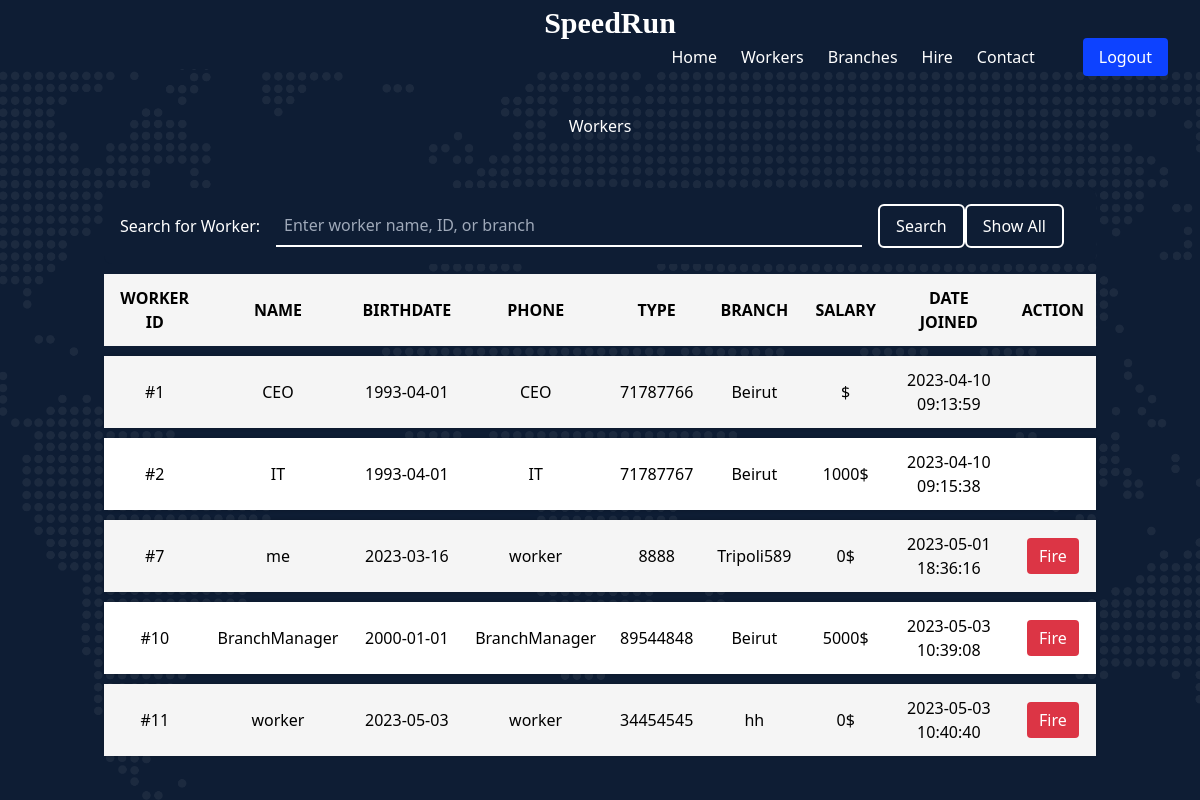
The page /php/viewWorker.php (signed in) on the database its author committed.
### tables this page shows
CREATE TABLE `workers` (
  `w_id` int(11) NOT NULL,
  `u_id` int(11) NOT NULL,
  `name` varchar(255) NOT NULL,
  `phone` varchar(30) NOT NULL,
  `branch` varchar(100) NOT NULL,
  `dateOfBirth` date DEFAULT NULL,
  `salary` double DEFAULT NULL,
  `timestamp` timestamp NOT NULL DEFAULT current_timestamp()
);

CREATE TABLE `users` (
  `u_id` int(11) NOT NULL,
  `email` varchar(100) NOT NULL,
  `password` varchar(255) NOT NULL,
  `type` varchar(50) NOT NULL DEFAULT 'client'
);

### php/viewWorker.php (the view, shortened to what this page needs)
<!DOCTYPE html>
<html>
<head>
  <link href="https://cdn.jsdelivr.net/npm/tailwindcss@2.2.16/dist/tailwind.min.css" rel="stylesheet">
  <link href="../assets/css/viewWorker.css" rel="stylesheet">
  <link href="assets/vendor/bootstrap-icons/bootstrap-icons.css" rel="stylesheet">
  <link href="assets/vendor/fontawesome-free/css/all.min.css" rel="stylesheet">
  <link href="assets/vendor/glightbox/css/glightbox.min.css" rel="stylesheet">
  <link href="assets/vendor/swiper/swiper-bundle.min.css" rel="stylesheet">
  <link href="assets/vendor/aos/aos.css" rel="stylesheet">
</head>
<body class="bg-gray-100">
  <header id="header" class="header d-flex align-items-center fixed-top">
    <div class="container-fluid container-xl d-flex align-items-center justify-content-between">
      <a href="IT.php" class="logo d-flex align-items-center">
        <h1 style="font-family: 'Libre Baskerville', serif; padding-left: 20px;">SpeedRun</h1>
      </a>
      <nav id="navbar" class="navbar">
        <?php
        if ($_SESSION['type'] == 'CEO') {
        ?>
          <ul>
            <li><a href="../CEO.php" class="active">Home</a></li>
            <li><a href="viewWorker.php">Workers</a></li>
            <li><a href="../addBranches.php">Branches</a></li>
            <li><a href="profit.php">Statistics</a></li>
            <li><a href="../CEO.php#IT_message">Contact</a></li>
            <li><a class="get-a-quote" href="logout.php">Logout</a></li>
          </ul>
        <?php } else { ?>
          <ul>
            <li><a href="../IT.php" class="active">Home</a></li>
            <li><a href="viewWorker.php">Workers</a></li>
            <li><a href="../addBranches.php">Branches</a></li>
            <li><a href="hire.php">Hire</a></li>
            <li><a href="../IT.php#IT_message">Contact</a></li>
            <li><a class="get-a-quote" href="logout.php">Logout</a></li>
          </ul>
        <?php } ?>
      </nav>
    </div>
  </header>
  <section id="hero" class="hero d-flex align-items-center" style="padding-top: 20px; height: 100%; ">
    <div class="container mx-auto px-4 py-12">
      <div class="container" style="margin-top: 10px">
        <h1 style="color:white">Workers</h1>
        <form style="z-index: 9999;" id="searchForm" action="viewWorker.php" method="post">
          <div class="search-container">
            <label for="search-input" class="search-label">Search for Worker:</label>
            <input class="search-input" name="worker" type="text" id="search-input" placeholder="Enter worker name, ID, or branch">
            <button class="search-button" name="submit" type="submit" id="searchButton">Search</button>
        </form>
        <a href="http://localhost/seniorProject/php/viewWorker.php"><button class="show-all-button" name="show" type="submit" id="showButton">Show All</button> </a>
      </div>
      <table class="table table-striped">
        <thead>
          <tr>
            <th>Worker ID</th>
            <th>Name</th>
            <th>BirthDate</th>
            <th>Phone</th>
            <th>Type</th>
            <th>Branch</th>
            <th>Salary</th>
            <th>Date joined</th>
            <th>Action</th>
          </tr>
        </thead>
        <tbody>
          <?php
          require_once 'connection.php';
          $query = 0;
          if (isset($_POST['submit'])) {
            $selected_worker = $_POST['worker'];
            $query = "SELECT * FROM workers NATURAL JOIN users WHERE ( name LIKE '$selected_worker%' OR w_id LIKE'$selected_worker%' OR branch LIKE '$selected_worker%') AND type != 'CEO' ORDER BY w_id ASC";
          } else {
            $query = "SELECT * FROM workers NATURAL JOIN users ORDER BY w_id ASC";
          }
          $result = mysqli_query($link, $query);
          if (($result) && (mysqli_num_rows($result) > 0)) {
            while ($row = mysqli_fetch_assoc($result)) {
              $rmid = $row["u_id"];
              echo "<tr>
                <td>#" . $row["w_id"] . "</td>
                <td>" . $row["name"] . "</td>
                <td>" . $row["dateOfBirth"] . "</td>
                <td>" . $row["type"] . "</td>
                <td>" . $row["phone"] . "</td>
                <td>" . $row["branch"] . "</td>
                <td>" . $row["salary"] . "$</td>
                <td>" . $row["timestamp"] . "</td> ";
              if ($row["type"] == 'CEO' || $row["w_id"] == $_SESSION['w_id']) {
                echo "                <td></td>
                 </tr>";
              } else {
          ?>
                <td> <button type="submit" class="custom-button" onclick="fireWorker('<?php echo $rmid; ?>')">Fire</button></a> </td>
                </tr>
          <?php
              }
            }
          }
          ?>
        </tbody>
      </table>
    </div>
  </section>
</body>
</html>

### assets/css/viewWorker.css (style rules this page uses)
.container { margin-top: 50px; }
h1 { text-align: center; margin-bottom: 50px; }
.table { width: 100%; max-width: 1200px; margin: 0 auto; border-collapse: separate; border-spacing: 0 10px; }
.table th, .table td { padding: 12px; vertical-align: middle; text-align: center; }
.table th { background-color: #f5f5f5; font-weight: bold; text-transform: uppercase; }
.table tbody tr { background-color: #fff; border-radius: 4px; box-shadow: 0 0 4px rgba(0, 0, 0, 0.2); }
.table-striped tbody tr:nth-of-type(odd) { background-color: #f5f5f5; }
html, body { margin: 0; padding: 0; height: 100%; }
.hero { width: 100%; height: 100%; background-color: #0e1d34; background-image: url("../img/hero-bg.png"); background-size: cover; background-repeat: no-repeat; background-position: center center; overflow: auto; display: flex; flex-direction: column; justify-content: center; align-items: center; }
.navbar { position: relative; z-index: 9999; }
.navbar ul { display: flex; flex-direction: row; list-style: none; margin: 0; padding: 0; justify-content: flex-end; }
.custom-button { background-color: #dc3545; border-color: #dc3545; color: #fff; padding: 0.375rem 0.75rem; border-radius: 0.25rem; font-size: 1rem; line-height: 1.5; transition: color 0.15s ease-in-out, background-color 0.15s ease-in-out, border-color 0.15s ease-in-out, box-shadow 0.15s ease-in-out; position: relative; z-index: 9999; }
.search-container { display: flex; align-items: center; background-color: #0e1d34; padding: 1rem; border-radius: 0.5rem; }
.search-label { color: #fff; font-size: 1rem; font-weight: 500; margin-right: 1rem; }
.search-input { border: none; border-bottom: 2px solid #fff; background-color: transparent; color: #fff; font-size: 1rem; font-weight: 500; outline: none; flex: 1; margin-right: 1rem; padding: 0.5rem; transition: all 0.3s ease-in-out; }
.search-input::placeholder { color: #9fa9b9; font-weight: 400; }
.show-all-button, .search-button { padding: 0.5rem 1rem; border: 2px solid #fff; border-radius: 0.375rem; background-color: transparent; color: #fff; font-size: 1rem; font-weight: 500; cursor: pointer; transition: all 0.3s ease-in-out; }
.show-all-button { margin-right: 1rem; }
#header { background-color: #0e1d34; }
#navbar ul { display: flex; justify-content: flex-end; }
.logo { margin-right: auto; padding: auto; }
.header.fixed-top { position: fixed; top: 0; left: 0; right: 0; z-index: 1030; }
#navbar ul li { margin-left: 1.5rem; }
#navbar ul li a { color: #ffffff; }
.get-a-quote { background-color: #0d42ff; color: #0e1d34; padding: 8px 16px; border-radius: 4px; margin-left: 1.5rem; margin-right: 2rem; }
.header .logo h1 { font-size: 30px; margin: 0; font-weight: 700; color: #fff; font-family: var(--font-primary); }

### rows shown on the page
workers: w_id "1", name "CEO", dateOfBirth "1993-04-01", u.type "CEO", phone "71787766", branch "Beirut", timestamp "2023-04-10 09:13:59"
workers: w_id "2", name "IT", dateOfBirth "1993-04-01", u.type "IT", phone "71787767", branch "Beirut", salary "1000", timestamp "2023-04-10 09:15:38"
workers: w_id "7", name "me", dateOfBirth "2023-03-16", u.type "worker", phone "8888", branch "Tripoli589", salary "0", timestamp "2023-05-01 18:36:16"
workers: w_id "10", name "BranchManager", dateOfBirth "2000-01-01", u.type "BranchManager", phone "89544848", branch "Beirut", salary "5000", timestamp "2023-05-03 10:39:08"
workers: w_id "11", name "worker", dateOfBirth "2023-05-03", u.type "worker", phone "34454545", branch "hh", salary "0", timestamp "2023-05-03 10:40:40"
